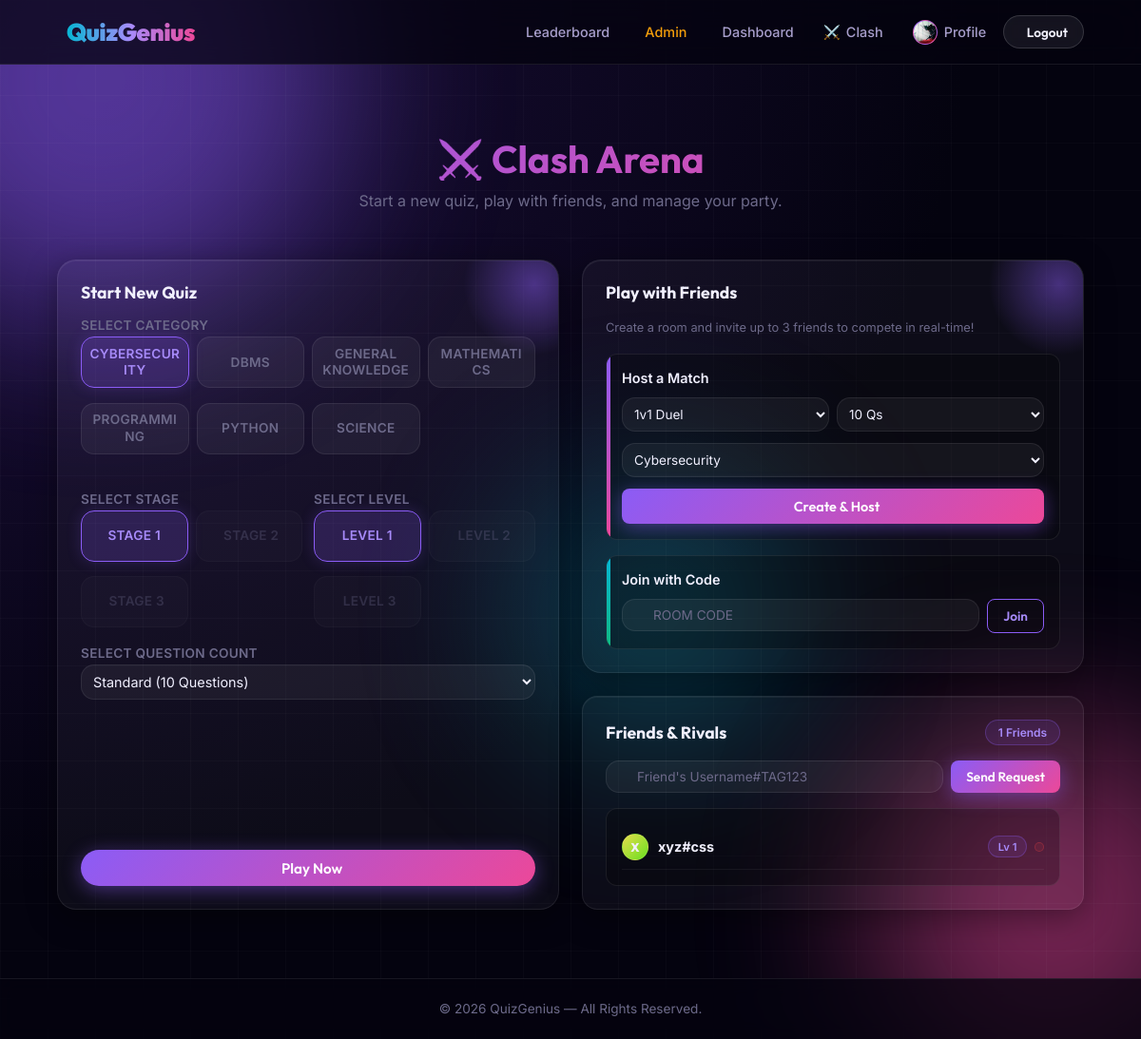
The page /clash (signed in) on the database its author committed.
### tables this page shows
CREATE TABLE users (
    id            INTEGER PRIMARY KEY AUTOINCREMENT,
    username      TEXT    NOT NULL UNIQUE,
    email         TEXT    NOT NULL UNIQUE,
    password_hash TEXT    NOT NULL,
    xp            INTEGER NOT NULL DEFAULT 0,
    level         INTEGER NOT NULL DEFAULT 1,
    created_at    TIMESTAMP DEFAULT CURRENT_TIMESTAMP
, avatar_url TEXT, role TEXT DEFAULT 'user');

CREATE TABLE categories (
    id INTEGER PRIMARY KEY AUTOINCREMENT,
    name TEXT NOT NULL UNIQUE
);

### backend/routes.py (the view)
@main.route("/clash")
@login_required
def clash():
    user = get_current_user()
    cat_rows = query_db("SELECT name FROM categories ORDER BY name ASC")
    categories = [r["name"] for r in cat_rows] if cat_rows else ["General Knowledge"]
    try:
        execute_db("ALTER TABLE questions ADD COLUMN category TEXT")
        execute_db("ALTER TABLE questions ADD COLUMN stage INTEGER")
        execute_db("ALTER TABLE questions ADD COLUMN level INTEGER")
    except Exception:
        pass
    execute_db("""
        CREATE TABLE IF NOT EXISTS user_progress (
            user_id INTEGER, category TEXT, unlocked_stage INTEGER DEFAULT 1, unlocked_level INTEGER DEFAULT 1,
            PRIMARY KEY (user_id, category)
        )
    """)
    progress_rows = query_db("SELECT category, unlocked_stage, unlocked_level FROM user_progress WHERE user_id = ?", (user.id,))
    prog_map = {cat: {"stage": 1, "level": 1} for cat in categories}
    if progress_rows:
        for r in progress_rows:
            if r["category"] in prog_map:
                prog_map[r["category"]] = {"stage": r["unlocked_stage"], "level": r["unlocked_level"]}
    try:
        execute_db("""
            CREATE TABLE IF NOT EXISTS friends (
                user_id INTEGER,
                friend_id INTEGER,
                added_at TIMESTAMP DEFAULT CURRENT_TIMESTAMP,
                status TEXT DEFAULT 'accepted',
                PRIMARY KEY (user_id, friend_id)
            )
        """)
    except Exception:
        pass
    try:
        execute_db("ALTER TABLE friends ADD COLUMN status TEXT DEFAULT 'accepted'")
    except Exception:
        pass
    friends_rows = query_db("""
        SELECT u.id, u.username, u.avatar_url, u.level
        FROM friends f
        JOIN users u ON u.id = CASE WHEN f.user_id = ? THEN f.friend_id ELSE f.user_id END
        WHERE (f.user_id = ? OR f.friend_id = ?) AND f.status = 'accepted'
        ORDER BY u.username ASC
    """, (user.id, user.id, user.id))
    friends = [dict(r) for r in friends_rows] if friends_rows else []
    pending_rows = query_db("""
        SELECT f.user_id as sender_id, u.username, u.avatar_url
        FROM friends f
        JOIN users u ON f.user_id = u.id
        WHERE f.friend_id = ? AND f.status = 'pending'
    """, (user.id,))
    pending_requests = [dict(r) for r in pending_rows] if pending_rows else []
    return render_template("clash.html", user=user, categories=categories, prog_map=prog_map, friends=friends, pending_requests=pending_requests)

### templates/clash.html (shortened to what this page needs)
{% extends "base.html" %}
{% block content %}
<div class="fade-in" style="margin-top: 2rem;">
    <h1 class="text-gradient" style="text-align: center; margin-bottom: 0.5rem; font-size: 2.5rem;"><span class="theme-emoji">⚔️</span> Clash Arena</h1>
    <p style="text-align: center; color: var(--text-muted); margin-bottom: 3rem;">Start a new quiz, play with friends, and manage your party.</p>
    <div class="dashboard-grid">
        <div class="glass action-card hover-glow" style="padding: 1.5rem; display: flex; flex-direction: column;">
            <h3 class="mb-2" style="font-size: 1.1rem;"> Start New Quiz</h3>
            <form action="{{ url_for('main.quiz_start') }}" method="POST" style="display: flex; flex-direction: column; flex: 1;">
                <div class="form-group" style="margin-bottom: 0.75rem;">
                    <label style="font-size: 0.85rem; margin-bottom: 0.25rem;">Select Category</label>
                    <div class="category-grid" id="category-selector" style="gap: 0.5rem;">
                        {% for cat in categories %}
                        <label>
                            <div class="category-card" style="padding: 0.5rem; font-size: 0.85rem;"><span>{{ cat }}</span></div>
                        </label>
                        {% endfor %}
                    </div>
                </div>
                <div style="display: grid; grid-template-columns: repeat(auto-fit, minmax(150px, 1fr)); gap: 0.75rem; margin-bottom: 0.75rem; width: 100%;">
                    <div class="form-group" style="margin-bottom: 0;">
                        <label style="font-size: 0.85rem; margin-bottom: 0.25rem;">Select Stage</label>
                        <div class="category-grid" id="stage-selector" style="margin-bottom: 0; gap: 0.5rem;">
                        </div>
                    </div>
                    <div class="form-group" style="margin-bottom: 0;">
                        <label style="font-size: 0.85rem; margin-bottom: 0.25rem;">Select Level</label>
                        <div class="category-grid" id="level-selector" style="margin-bottom: 0; gap: 0.5rem;">
                        </div>
                    </div>
                </div>
                <div class="form-group" style="margin-bottom: 1rem;">
                    <label style="font-size: 0.85rem; margin-bottom: 0.25rem;">Select Question Count</label>
                    <select name="num_questions" class="form-control" style="cursor: pointer; padding: 0.5rem; font-size: 0.9rem;">
                        <option value="10" selected>Standard (10 Questions)</option>
                    </select>
                </div>
                <button type="submit" class="btn btn-primary w-full" style="padding: 0.6rem; margin-top: auto;">
                     Play Now
                </button>
            </form>
        </div>
        <div style="display: flex; flex-direction: column; gap: 1.5rem;">
            <div class="glass action-card hover-glow" style="padding: 1.5rem; display: flex; flex-direction: column;">
                <h3 class="mb-2" style="font-size: 1.1rem;"> Play with Friends</h3>
                <p style="font-size: 0.8rem; color: var(--text-muted); margin-bottom: 1rem;">Create a room and invite up to 3 friends to compete in real-time!</p>
                <div style="display: flex; flex-direction: column; flex: 1; gap: 1rem;">
                    <div class="hover-glow" style="background: var(--card-inner-bg); border: 1px solid var(--glass-border); border-radius: 12px; padding: 1rem; position: relative; overflow: hidden;">
                        <div style="position: absolute; left: 0; top: 0; bottom: 0; width: 4px; background: linear-gradient(180deg, var(--primary), var(--secondary));"></div>
                        <div style="display: flex; justify-content: space-between; align-items: center; margin-bottom: 0.75rem;">
                            <span style="font-size: 0.9rem; font-weight: 600; color: var(--text-main);">Host a Match</span>
                        </div>
                        <form action="{{ url_for('main.create_party') }}" method="POST" style="display: flex; flex-direction: column; gap: 0.75rem;">
                            <div style="display: flex; gap: 0.5rem;">
                                <select name="party_size" class="form-control" style="padding: 0.5rem; font-size: 0.85rem; flex: 1; margin: 0; cursor: pointer;">
                                    <option value="2">1v1 Duel</option>
                                </select>
                                <select name="num_questions" class="form-control" style="padding: 0.5rem; font-size: 0.85rem; flex: 1; margin: 0; cursor: pointer;">
                                    <option value="10" selected>10 Qs</option>
                                </select>
                            </div>
                            <select name="category" class="form-control" style="padding: 0.5rem; font-size: 0.85rem; width: 100%; margin: 0; cursor: pointer;">
                                {% for cat in categories %}
                                    <option value="{{ cat }}">{{ cat }}</option>
                                {% endfor %}
                            </select>
                            <button type="submit" class="btn btn-primary w-full" style="padding: 0.6rem; border-radius: 8px; font-size: 0.9rem; margin: 0;">
                                 Create & Host
                            </button>
                        </form>
                    </div>
                    <div class="hover-glow" style="background: var(--card-inner-bg); border: 1px solid var(--glass-border); border-radius: 12px; padding: 1rem; position: relative; overflow: hidden;">
                        <div style="position: absolute; left: 0; top: 0; bottom: 0; width: 4px; background: linear-gradient(180deg, var(--accent), var(--success));"></div>
                        <div style="display: flex; justify-content: space-between; align-items: center; margin-bottom: 0.75rem;">
                            <span style="font-size: 0.9rem; font-weight: 600; color: var(--text-main);">Join with Code</span>
                        </div>
                        <form action="{{ url_for('main.join_party') }}" method="POST" style="display: flex; gap: 0.5rem;">
                            <div class="input-with-icon" style="flex: 1; margin: 0;">
                                <input type="text" name="room_code" class="form-control" placeholder="Room Code" required style="font-size: 0.85rem; padding: 0.5rem 0.5rem 0.5rem 2rem; margin: 0; text-transform: uppercase;">
                            </div>
                            <button type="submit" class="btn btn-outline" style="padding: 0.5rem 1rem; border-radius: 8px; font-size: 0.85rem; margin: 0;">
                                Join
                            </button>
                        </form>
                    </div>
                </div>
            </div>
            <div class="glass hover-glow" style="padding: 1.5rem; border-radius: 16px; display: flex; flex-direction: column; flex: 1;">
                <div style="display: flex; justify-content: space-between; align-items: center; margin-bottom: 1rem;">
                    <h3 style="margin: 0; font-size: 1.1rem;"> Friends & Rivals</h3>
                    <span class="badge" style="font-size: 0.75rem;">{{ friends|length }} Friends</span>
                </div>
                <form action="{{ url_for('main.add_friend') }}" method="POST" style="display: flex; gap: 0.5rem; margin-bottom: 1rem;">
                    <div class="input-with-icon" style="flex: 1; margin: 0; position: relative;">
                        <input type="text" id="friend_username_input" name="friend_username" class="form-control" placeholder="Friend's Username#TAG123" required autocomplete="off" style="font-size: 0.85rem; padding: 0.5rem 0.5rem 0.5rem 2rem; margin: 0;">
                    </div>
                    <button type="submit" class="btn btn-primary" style="padding: 0.5rem 1rem; border-radius: 8px; font-size: 0.85rem; margin: 0;">
                        Send Request
                    </button>
                </form>
                <div style="background: var(--card-inner-bg); border: 1px solid var(--glass-border); border-radius: 12px; padding: 1rem; flex: 1; overflow-y: auto; max-height: 250px;">
                    {% if friends %}
                        <ul class="friends-list" style="list-style: none; padding: 0; margin: 0;">
                            {% for friend in friends %}
                            <li style="display: flex; align-items: center; justify-content: space-between; padding: 0.6rem 0; border-bottom: 1px solid rgba(255,255,255,0.05);">
                                <div style="display: flex; align-items: center; gap: 10px;">
                                    <div class="player-avatar" data-name="{{ friend.username }}" style="width: 28px; height: 28px; font-size: 0.8rem; border-width: 1px;">
                                        {% if friend.avatar_url %}
                                            <img src="{{ friend.avatar_url }}" alt="Avatar">
                                        {% else %}
                                            {{ friend.username[0]|upper }}
                                        {% endif %}
                                    </div>
                                    <span class="font-bold" style="font-size: 0.9rem; max-width: 130px; overflow: hidden; text-overflow: ellipsis; white-space: nowrap;" title="{{ friend.username }}">{{ friend.username }}</span>
                                </div>
                                <div style="display: flex; align-items: center; gap: 0.5rem;">
                                    <span class="badge" style="font-size: 0.7rem; padding: 0.2rem 0.6rem;">Lv {{ friend.level }}</span>
                                    <form action="{{ url_for('main.remove_friend') }}" method="POST" onsubmit="return confirm('Are you sure you want to remove {{ friend.username }} from your friends list?');" style="margin: 0; display: flex;">
                                        <button type="submit" style="background: rgba(239, 68, 68, 0.1); border: 1px solid rgba(239, 68, 68, 0.3); color: var(--danger); cursor: pointer; display: flex; align-items: center; justify-content: center; padding: 4px; border-radius: 6px; transition: all 0.2s ease;" title="Remove Friend" onmouseover="this.style.background='var(--danger)'; this.style.color='#fff';" onmouseout="this.style.background='rgba(239, 68, 68, 0.1)'; this.style.color='var(--danger)';">
                                        </button>
                                    </form>
                                </div>
                            </li>
                            {% endfor %}
                        </ul>
                    {% else %}
                        <div class="empty-state text-center" style="padding: 1.5rem 0;">
                            <i class="ph-fill ph-users-slash text-muted" style="font-size: 2rem; opacity: 0.5; margin-bottom: 0.5rem;"></i>
                            <p class="text-muted" style="font-size: 0.8rem; margin: 0;">No friends added yet.</p>
                        </div>
                    {% endif %}
                </div>
            </div>
        </div>
    </div>
</div>
{% endblock %}

### templates/base.html (shortened to what this page needs)
<!DOCTYPE html>
<html lang="en">
<head>
    <link rel="stylesheet" href="{{ url_for('static', filename='css/style.css') }}">
</head>
<body>
    <div class="bg-animation">
        <div class="orb orb-1"></div>
        <div class="orb orb-2"></div>
        <div class="orb orb-3"></div>
    </div>
    <header class="navbar">
        <div class="logo">
            <a href="{{ url_for('main.home') }}"><span>QuizGenius</span></a>
        </div>
        <nav class="nav-links">
            <a href="#" id="theme-toggle" title="Toggle Theme" style="padding: 0.45rem;">
            </a>
            <a href="{{ url_for('main.leaderboard') }}"> Leaderboard</a>
            {% if current_user %}
                {% if current_user.role == 'admin' %}
                    <a href="{{ url_for('main.admin_dashboard') }}" style="color: var(--warning);"> Admin</a>
                {% endif %}
                <a href="{{ url_for('main.dashboard') }}"> Dashboard</a>
                <a href="{{ url_for('main.clash') }}"><span class="theme-emoji">⚔️</span> Clash</a>
                <a href="{{ url_for('main.profile') }}" style="display:flex;align-items:center;gap:7px;">
                    <div class="player-avatar" data-name="{{ current_user.username }}" style="width:26px;height:26px;font-size:0.75rem;border-width:1px;">
                        {% if current_user.avatar_url %}
                            <img src="{{ current_user.avatar_url }}" alt="Avatar">
                        {% else %}
                            {{ current_user.username[0]|upper }}
                        {% endif %}
                    </div>
                    Profile
                </a>
                <a href="{{ url_for('main.logout') }}" class="btn btn-glass btn-sm"> Logout</a>
            {% else %}
                <a href="{{ url_for('main.login') }}" class="btn btn-glass btn-sm">Login</a>
                <a href="{{ url_for('main.register') }}" class="btn btn-primary btn-sm">Sign Up <i class="ph ph-arrow-right"></i></a>
            {% endif %}
        </nav>
    </header>
    <main class="main-container">
        {% block content %}{% endblock %}
    </main>
    <footer class="site-footer">
        <p>&copy; 2026 QuizGenius &mdash; All Rights Reserved.</p>
    </footer>
</body>
</html>

### rows shown on the page
users: avatar_url (picture)
categories: name "CYBERSECURITY"
categories: name "DBMS"
categories: name "GENERAL KNOWLEDGE"
categories: name "MATHEMATICS"
categories: name "PROGRAMMING"
categories: name "PYTHON"
categories: name "SCIENCE"
users: username "X", username "xyz#css", level "1"

### other values the page prints
{{ friends|length }} "1"
form field category "Cybersecurity"
